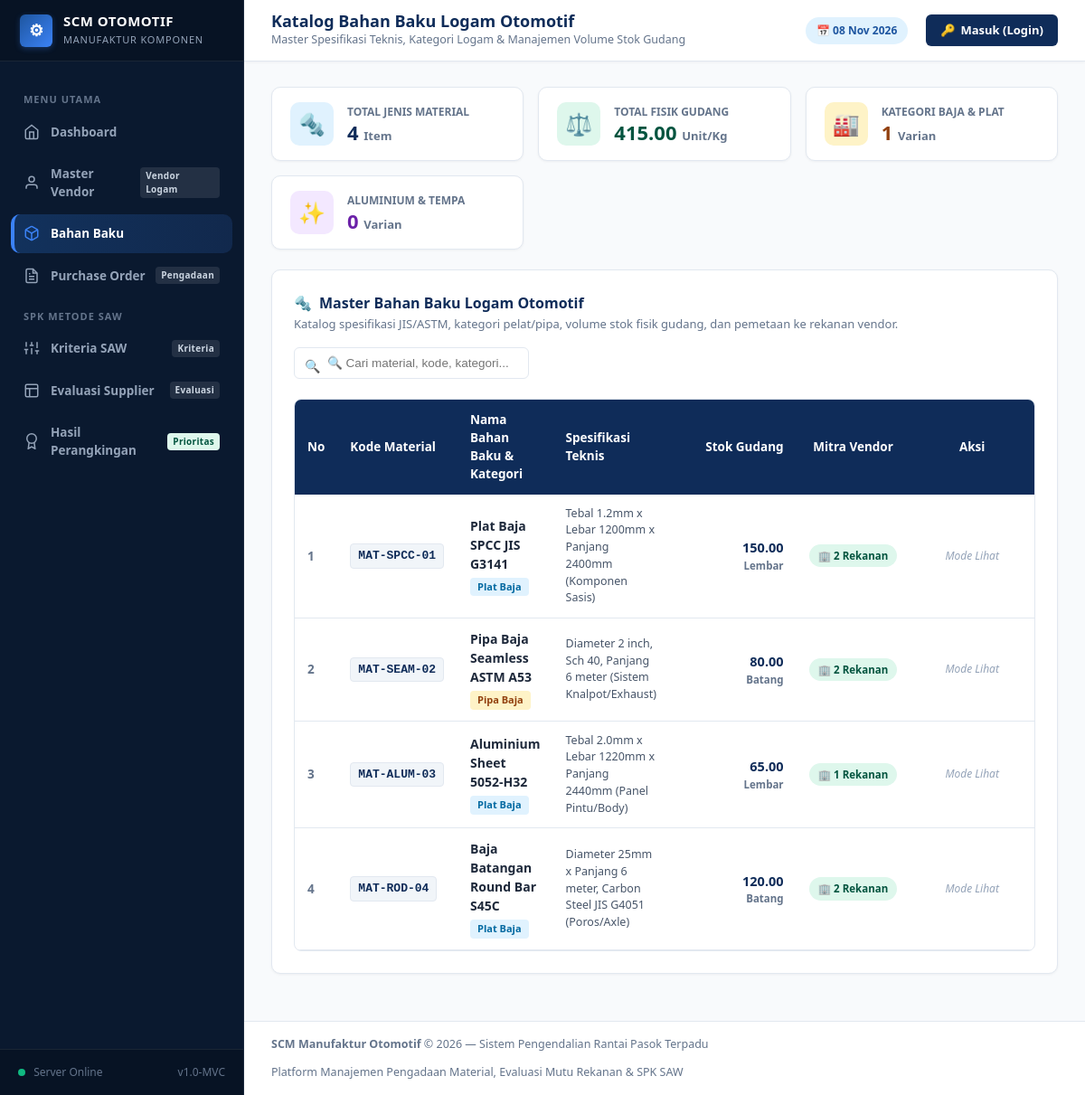
The page /scm/material on the database as committed earlier.
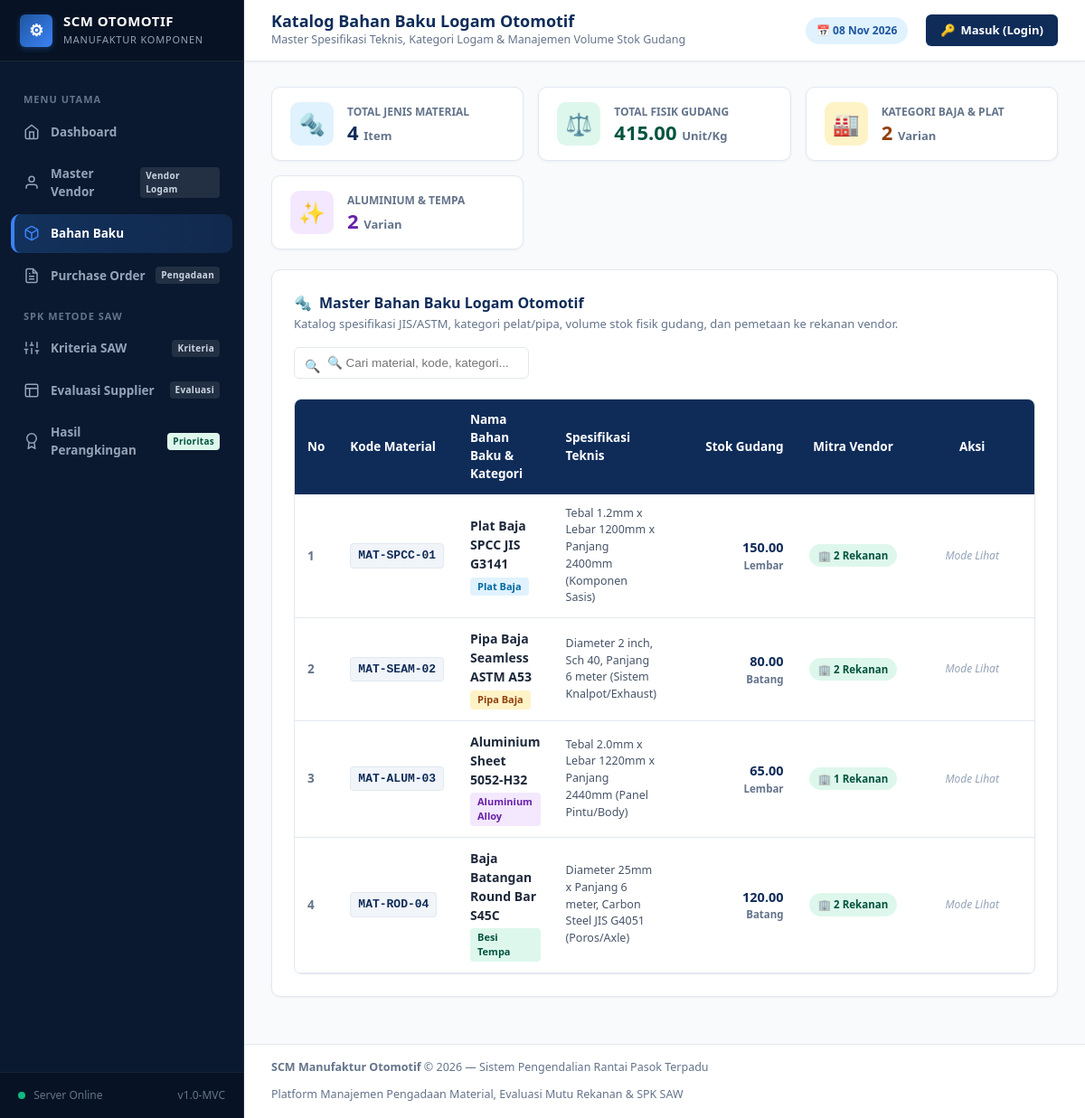
The same page on the database as committed later.
### tables this page shows
CREATE TABLE `materials` (
    `id` INT AUTO_INCREMENT PRIMARY KEY,
    `kode_material` VARCHAR(25) NOT NULL UNIQUE,
    `nama_material` VARCHAR(120) NOT NULL,
    `kategori` ENUM('Plat Baja', 'Pipa Baja', 'Aluminium Alloy', 'Besi Tempa') NOT NULL DEFAULT 'Plat Baja',
    `satuan` VARCHAR(20) NOT NULL DEFAULT 'Kg',
    `spesifikasi_teknis` TEXT DEFAULT NULL,
    `stok_gudang` DECIMAL(12,2) NOT NULL DEFAULT 0.00
);

### app/controllers/MaterialController.php (called while the page is built, shortened)
<?php
require_once __DIR__ . '/../core/Controller.php';
require_once __DIR__ . '/../models/Material.php';
class MaterialController extends Controller {
    private $model;
    public function __construct() {
        $this->model = new Material();
    }
    public function index() {
        $materials = $this->model->getAll();
        $authUser  = $this->getAuthUser();
        $totalStok = 0;
        foreach ($materials as $m) {
            $totalStok += (float)$m['stok_gudang'];
        }
        $data = [
            'pageTitle'    => 'Katalog Bahan Baku Logam Otomotif',
            'pageSubTitle' => 'Master Spesifikasi Teknis, Kategori Logam & Manajemen Volume Stok Gudang',
            'activeMenu'   => 'material',
            'materials'    => $materials,
            'totalStok'    => $totalStok,
            'authUser'     => $authUser,
            'csrfToken'    => Session::generateCsrfToken(),
            'flashSuccess' => Session::getFlash('success'),
            'flashError'   => Session::getFlash('error')
        ];
        $this->render('material/index', $data);
    }
}

### public/index.php (called while the page is built, shortened)
<?php
require_once __DIR__ . '/../config/database.php';
require_once __DIR__ . '/../app/core/Controller.php';
$router = new Router('/scm');
$router->get('/login', ['AuthController', 'login']);
$router->post('/login', ['AuthController', 'login']);
$router->get('/logout', ['AuthController', 'logout']);
$router->post('/logout', ['AuthController', 'logout']);
$router->get('/', ['HomeController', 'index']);
$router->get('/dashboard', ['HomeController', 'index']);
$router->get('/vendor', ['VendorController', 'index']);
$router->get('/vendor/create', ['VendorController', 'create']);
$router->post('/vendor/store', ['VendorController', 'store']);
$router->get('/vendor/edit/{id}', ['VendorController', 'edit']);
$router->post('/vendor/update/{id}', ['VendorController', 'update']);
$router->get('/vendor/verify/{id}', ['VendorController', 'verify']);
$router->post('/vendor/process-verify/{id}', ['VendorController', 'processVerify']);
$router->post('/vendor/delete/{id}', ['VendorController', 'delete']);
$router->get('/purchase-order', ['PurchaseOrderController', 'index']);
$router->get('/purchase-order/create', ['PurchaseOrderController', 'create']);
$router->post('/purchase-order/store', ['PurchaseOrderController', 'store']);
$router->get('/purchase-order/detail/{id}', ['PurchaseOrderController', 'detail']);
$router->post('/purchase-order/receive/{id}', ['PurchaseOrderController', 'receive']);
$router->post('/purchase-order/update-status/{id}', ['PurchaseOrderController', 'updateStatus']);
$router->post('/purchase-order/cancel/{id}', ['PurchaseOrderController', 'cancel']);
$router->get('/purchase-order/materials/{vendorId}', ['PurchaseOrderController', 'getMaterialsByVendor']);
$router->get('/saw-criteria', ['SawController', 'criteria']);
$router->post('/saw-criteria/store', ['SawController', 'storeCriteria']);
$router->post('/saw-criteria/update/{id}', ['SawController', 'updateCriteria']);
$router->post('/saw-criteria/delete/{id}', ['SawController', 'deleteCriteria']);
$router->post('/saw-criteria/toggle/{id}', ['SawController', 'toggleCriteria']);
$router->get('/saw-evaluation', ['SawController', 'evaluation']);
$router->post('/saw-evaluation/store', ['SawController', 'storeEvaluation']);
$router->get('/saw-ranking', ['SawController', 'ranking']);
$router->get('/material', ['MaterialController', 'index']);
$router->get('/material/create', ['MaterialController', 'create']);
$router->post('/material/store', ['MaterialController', 'store']);
$router->get('/material/edit/{id}', ['MaterialController', 'edit']);
$router->post('/material/update/{id}', ['MaterialController', 'update']);
$router->post('/material/delete/{id}', ['MaterialController', 'delete']);
$router->run();

### index.php (called while the page is built)
<?php
require_once __DIR__ . '/public/index.php';

### config/database.php (called while the page is built)
<?php
class Database {
    private static $host    = '127.0.0.1';
    private static $db      = 'db_scm_otomotif';
    private static $user    = 'root';
    private static $pass    = '';
    private static $charset = 'utf8mb4';
    private static $pdo     = null;
    public static function connect() {
        if (self::$pdo === null) {
            try {
                $dsn = "mysql:host=" . self::$host . ";dbname=" . self::$db . ";charset=" . self::$charset;
                self::$pdo = new PDO($dsn, self::$user, self::$pass, [
                    PDO::ATTR_ERRMODE            => PDO::ERRMODE_EXCEPTION,
                    PDO::ATTR_DEFAULT_FETCH_MODE => PDO::FETCH_ASSOC,
                    PDO::ATTR_EMULATE_PREPARES   => false
                ]);
            } catch (PDOException $e) {
                die("Koneksi basis data gagal: " . $e->getMessage());
            }
        }
        return self::$pdo;
    }
}

### app/models/Material.php (called while the page is built, shortened)
<?php
require_once __DIR__ . '/../../config/database.php';
class Material {
    private $db;
    public function __construct(?PDO $pdo = null) {
        $this->db = $pdo ?? Database::connect();
    }
    public function getAll() {
        $sql = "SELECT m.`id`, m.`kode_material`, m.`nama_material`, m.`kategori`, m.`satuan`,
                       m.`spesifikasi_teknis`, m.`stok_gudang`,
                       (SELECT COUNT(*) FROM `vendor_materials` vm WHERE vm.`material_id` = m.`id`) AS `vendor_count`
                FROM `materials` m
                ORDER BY m.`id` ASC";
        $stmt = $this->db->query($sql);
        return $stmt->fetchAll();
    }
}

### app/views/material/index.php (the view, shortened to what the rows shown need)
<?php
$userRole = $_SESSION['user']['role'] ?? ($authUser['role'] ?? null);
$canManage = in_array($userRole, ['Admin', 'Purchasing'], true);
?>
<div class="card-panel">
    <div style="overflow-x: auto; border: 1px solid var(--border-color); border-radius: 8px;">
        <table id="materialTable" style="width: 100%; border-collapse: collapse; text-align: left; font-size: 13.5px;">
            <thead>
                <tr style="background-color: #0F2C59; color: #FFFFFF; font-weight: 600;">
                    <th style="padding: 12px 14px; width: 45px;">No</th>
                    <th style="padding: 12px 14px; width: 140px;">Kode Material</th>
                    <th style="padding: 12px 14px;">Nama Bahan Baku & Kategori</th>
                    <th style="padding: 12px 14px;">Spesifikasi Teknis</th>
                    <th style="padding: 12px 14px; text-align: right; width: 150px;">Stok Gudang</th>
                    <th style="padding: 12px 14px; text-align: center; width: 130px;">Mitra Vendor</th>
                    <th style="padding: 12px 14px; text-align: center; width: 150px;">Aksi</th>
                </tr>
            </thead>
            <tbody id="materialTableBody">
                <?php if (empty($materials)): ?>
                    <tr id="emptyRow">
                        <td colspan="7" style="padding: 40px 20px; text-align: center; color: #64748B;">
                            <div style="font-size: 32px; margin-bottom: 8px;">📦</div>
                            <strong>Belum Ada Data Bahan Baku Material</strong>
                            <p style="margin: 4px 0 15px 0; font-size: 13px;">Silakan daftarkan bahan baku logam pertama
                                melalui tombol di atas.</p>
                            <?php if ($canManage): ?>
                                <a href="/scm/material/create" style="color: var(--primary-light); font-weight: 600;">+ Tambah
                                    Material Sekarang</a>
                            <?php endif; ?>
                        </td>
                    </tr>
                <?php else: ?>
                    <?php
                    $no = 1;
                    foreach ($materials as $m):
                        $kategoriDisplay = !empty($m['kategori']) ? $m['kategori'] : 'Plat Baja';
                        switch ($kategoriDisplay) {
                            case 'Plat Baja':
                                $katBadgeStyle = 'background: #E0F2FE; color: #0369A1;';
                                break;
                            case 'Pipa Baja':
                                $katBadgeStyle = 'background: #FEF3C7; color: #92400E;';
                                break;
                            case 'Aluminium Alloy':
                                $katBadgeStyle = 'background: #F3E8FF; color: #6B21A8;';
                                break;
                            case 'Besi Tempa':
                                $katBadgeStyle = 'background: #DEF7EC; color: #03543F;';
                                break;
                        }
                        $vendorCount = (int) ($m['vendor_count'] ?? 0);
                        ?>
                        <tr class="material-row"
                            style="border-bottom: 1px solid var(--border-color); transition: background-color 0.15s;">
                            <td style="padding: 12px 14px; color: #64748B; font-weight: 600;"><?= $no++ ?></td>
                            <td style="padding: 12px 14px;">
                                <span
                                    style="display: inline-block; font-weight: 700; color: #0F2C59; font-family: monospace; font-size: 13px; background: #F1F5F9; padding: 3px 8px; border-radius: 4px; border: 1px solid #E2E8F0;">
                                    <?= htmlspecialchars($m['kode_material'], ENT_QUOTES, 'UTF-8') ?>
                                </span>
                            </td>
                            <td style="padding: 12px 14px;">
                                <div style="font-weight: 700; color: #1E293B; font-size: 14px; margin-bottom: 4px;">
                                    <?= htmlspecialchars($m['nama_material'], ENT_QUOTES, 'UTF-8') ?>
                                </div>
                                <span
                                    style="display: inline-block; font-size: 11px; font-weight: 700; padding: 2px 8px; border-radius: 4px; <?= $katBadgeStyle ?>">
                                    <?= htmlspecialchars($kategoriDisplay, ENT_QUOTES, 'UTF-8') ?>
                                </span>
                            </td>
                            <td style="padding: 12px 14px; color: #475569; line-height: 1.5; font-size: 12.5px;">
                                <?php if (!empty($m['spesifikasi_teknis'])): ?>
                                    <?= nl2br(htmlspecialchars($m['spesifikasi_teknis'], ENT_QUOTES, 'UTF-8')) ?>
                                <?php else: ?>
                                    <span style="color: #94A3B8; font-style: italic;">Tidak ada catatan spesifikasi</span>
                                <?php endif; ?>
                            </td>
                            <td style="padding: 12px 14px; text-align: right;">
                                <div style="font-weight: 800; font-size: 14.5px; color: #0F2C59;">
                                    <?= number_format((float) $m['stok_gudang'], 2) ?>
                                </div>
                                <div style="font-size: 11.5px; font-weight: 600; color: #64748B;">
                                    <?= htmlspecialchars($m['satuan'], ENT_QUOTES, 'UTF-8') ?>
                                </div>
                            </td>
                            <td style="padding: 12px 14px; text-align: center;">
                                <?php if ($vendorCount > 0): ?>
                                    <span
                                        style="display: inline-flex; align-items: center; gap: 4px; background: #DEF7EC; color: #03543F; padding: 4px 10px; border-radius: 20px; font-size: 11.5px; font-weight: 700;"
                                        title="<?= $vendorCount ?> rekanan vendor menyediakan material ini">
                                        🏢 <?= $vendorCount ?> Rekanan
                                    </span>
                                <?php endif; ?>
                            </td>
                            <td style="padding: 12px 14px; text-align: center;">
                                <div style="display: flex; gap: 6px; justify-content: center; align-items: center;">
                                    <?php if ($canManage): ?>
                                        <a href="/scm/material/edit/<?= (int) $m['id'] ?>"
                                            style="background: #1E56A0; color: #FFFFFF; padding: 5px 10px; border-radius: 4px; font-size: 12px; font-weight: 600; text-decoration: none; display: inline-flex; align-items: center; gap: 4px;"
                                            title="Ubah Spesifikasi & Stok">
                                            ✏️ Edit
                                        </a>
                                        <form method="POST" action="/scm/material/delete/<?= (int) $m['id'] ?>"
                                            style="display: inline;"
                                            onsubmit="return confirm('Apakah Anda yakin ingin menghapus material \'<?= htmlspecialchars(addslashes($m['nama_material']), ENT_QUOTES, 'UTF-8') ?>\' (<?= htmlspecialchars($m['kode_material'], ENT_QUOTES, 'UTF-8') ?>)?\n\nCatatan: Jika material ini sedang terhubung ke data vendor atau pesanan PO, penghapusan akan otomatis dicegah untuk menjaga integritas sistem.');">
                                            <input type="hidden" name="csrf_token"
                                                value="<?= htmlspecialchars($csrfToken, ENT_QUOTES, 'UTF-8') ?>">
                                            <button type="submit"
                                                style="background: #DC2626; color: #FFFFFF; border: none; padding: 5px 10px; border-radius: 4px; font-size: 12px; font-weight: 600; cursor: pointer;"
                                                title="Hapus Material">
                                                🗑️
                                            </button>
                                        </form>
                                    <?php else: ?>
                                        <span style="font-size: 12px; color: #94A3B8; font-style: italic;">Mode Lihat</span>
                                    <?php endif; ?>
                                </div>
                            </td>
                        </tr>
                    <?php endforeach; ?>
                <?php endif; ?>
            </tbody>
        </table>
    </div>
</div>

Rows that differ between the two databases and show on the page:
changed materials "Aluminium Sheet 5052-H32": kategori "Plat Baja" → "Aluminium Alloy"
changed materials "Baja Batangan Round Bar S45C": kategori "Plat Baja" → "Besi Tempa"
Other text that changed with them:
$kategoriCounts['Plat Baja'] + $kategoriCounts['Pipa Baja']: "1" → "2"
$kategoriCounts['Aluminium Alloy'] + $kategoriCounts['Besi Tempa']: "0" → "2"
